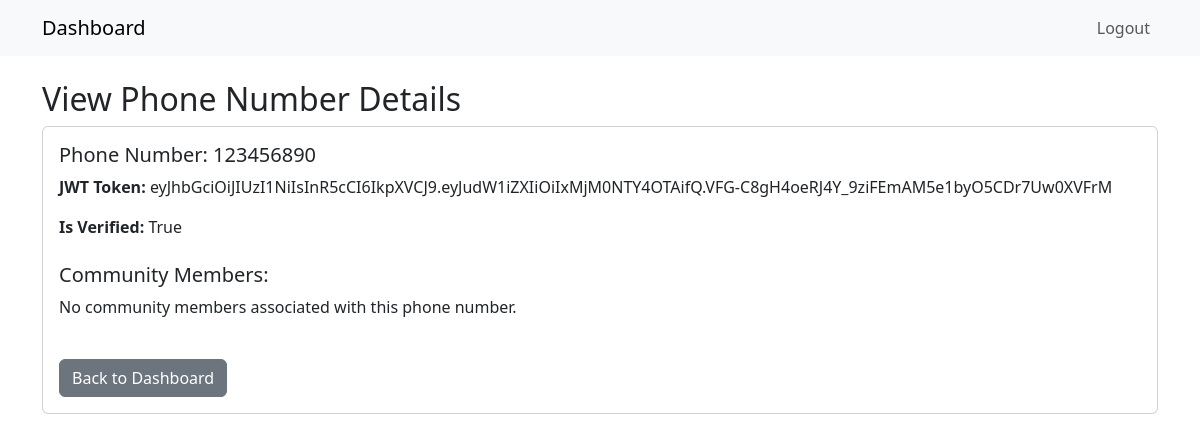
Screenshot of /custom-admin/view-phone/123456890/ (signed in) with the database file from the repository.
### myapp/models.py (models this page shows, shortened)
class PhoneNumber(models.Model):
    ROLE_CHOICES = [
        ('user', 'User'),
        ('admin', 'Admin'),
    ]
    number = models.CharField(max_length=15, unique=True)
    is_verified = models.BooleanField(default=False)
    role = models.CharField(max_length=10, choices=ROLE_CHOICES, default='user')

class Token(models.Model):
    phone_number = models.OneToOneField(PhoneNumber, on_delete=models.CASCADE, related_name="token")
    jwt_token = models.TextField()  # Stores JWT as text to handle longer tokens
    created_at = models.DateTimeField(auto_now_add=True)

### custom_admin/views.py (the view)
# urls.py: path('view-phone/<str:number>/', views.ViewPhoneNumberView.as_view(), name='view_phone'),
class ViewPhoneNumberView(LoginRequiredMixin, View):
    template_name = 'custom_admin/view_phone.html'
    def get(self, request, number):
        phone = get_object_or_404(PhoneNumber, number=number)
        context = {'phone': phone, 'community_members': phone.community_members.all()}
        return render(request, self.template_name, context)

### templates/custom_admin/view_phone.html (shortened to what this page needs)
{% extends 'base.html' %}
{% load form_tags %}
{% block content %}
<h2>View Phone Number Details</h2>
<div class="card">
    <div class="card-body">
        <h5 class="card-title">Phone Number: {{ phone.number }}</h5>
        <p class="card-text"><strong>JWT Token:</strong> {{ phone.token.jwt_token }}</p>
        <p class="card-text"><strong>Is Verified:</strong> {{ phone.is_verified }}</p>
        <h5 class="mt-4">Community Members:</h5>
        {% if community_members %}
            <ul class="list-group">
                {% for member in community_members %}
                    <li class="list-group-item">
                        <strong>Name:</strong> {{ member.name }}<br>
                        <strong>Community:</strong> {{ member.get_community_display }}<br>
                        <strong>Role:</strong> {{ member.get_role_display }}<br>
                        <strong>Profile Image:</strong>
                        {% if member.profile_image %}
                            <img alt="{{ member.name }}" width="100">
                        {% else %}
                            No Image
                        {% endif %}<br>
                        <a href="{% url 'custom_admin:assign_admin' number=phone.number community_id=member.community %}" class="btn btn-sm btn-primary mt-2">Assign Admin</a>
                    </li>
                {% endfor %}
            </ul>
        {% else %}
            <p>No community members associated with this phone number.</p>
        {% endif %}
        <a href="{% url 'custom_admin:dashboard' %}" class="btn btn-secondary mt-4">Back to Dashboard</a>
    </div>
</div>
{% endblock %}

### rows the page displays
PhoneNumber: number "123456890", token.jwt_token "eyJhbGciOiJIUzI1NiIsInR5cCI6IkpXVCJ9.eyJudW1iZXIiOiIxMjM0NTY4OTAifQ.VFG-C8gH4oeRJ4Y_9ziFEmAM5e1byO5CDr7Uw0XVFrM", is_verified "True"
